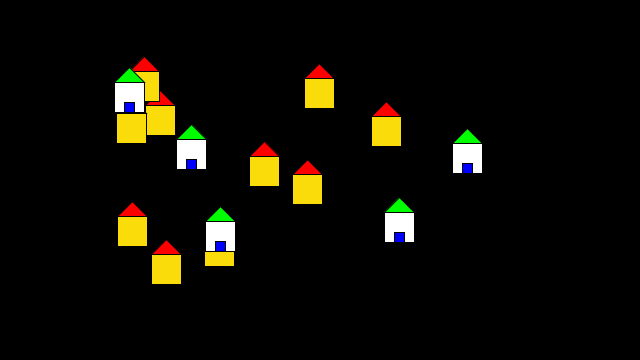
Frame 1 (no input)
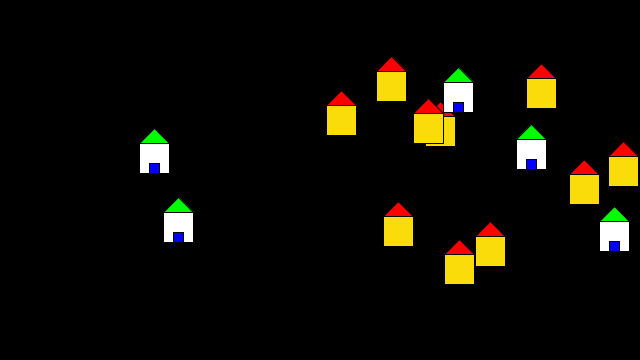
Frame 60 (the mouse pressed at the canvas centre just before this capture)
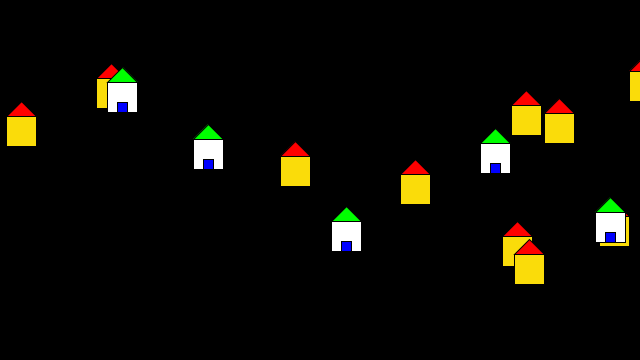
Frame 120 (the mouse held since frame 60 and released just before this capture)

The Processing sketch that drew these frames (run headless with seeded random() and noise(); from frame 60 on, the mouse is pressed at the canvas centre):

// Processing sketch: esameCasa
// ── esameCasa.pde
Casa[] Home;
Casetta[] littleHome;
void setup() {
  size(640, 360);
  Home = new Casa[10];
  for (int i=0; i<10; i++) {
    Home[i] = new Casa();
  }
  littleHome = new Casetta[5];
  for (int i=0; i<5; i++) {
    littleHome[i] = new Casetta();
  }
}

void draw() {
  background(0);

  for (int i=0; i<10; i++) {
    Home[i].move();
    Home[i].show();
  }
  
  for (int i=0; i<5; i++) {
    littleHome[i].move();
    littleHome[i].show();
  }
}

// ── Casa.pde
class Casa {

  float x, y;
  float speedX;
  float rad;

  Casa() {
    x = width/2 + random(-200, 200);
    y = height/2 + random(-100, 100);
    speedX = random(3, 8);
    rad = 30;
    rectMode(CENTER);
  }

  void show() {
    fill(250,220,10);
    square(x, y, rad);
    fill(255,0,0);
    triangle(x-15, y-15, x, y-15*2, x+15, y-15);
    
  }
  void move(){
    x+=speedX;
    if(x>=width || x<=0){speedX*=-1;}
  }
}

// ── Casetta.pde
class Casetta extends Casa {

  float x, y;
  float speedX;
  float rad;
  
  Casetta(){
    super();
    this.x = super.x;
    this.y = super.y;
    this.speedX = super.speedX;
    this.rad = super.rad;
  }
    void show() {
    fill(255);
    square(x, y, rad);
    fill(0,255,0);
    triangle(x-15, y-15, x, y-15*2, x+15, y-15);
    fill(0,0,255);
    square(x,y+10,10);
    
  }
  void move(){
    x-=speedX;
    if(x<=0){
    x=width+15;
  }
  }
}
